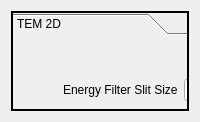
      <widget class="QWidget" name="tem2D">
       <layout class="QGridLayout" name="gridLayout_14">
        <item row="0" column="0">
         <widget class="QToolBox" name="tem2D_Toolbox">
          <property name="frameShape">
           <enum>QFrame::WinPanel</enum>
          </property>
          <property name="lineWidth">
           <number>5</number>
          </property>
          <property name="currentIndex">
           <number>0</number>
          </property>
          <widget class="QWidget" name="page_8">
           <property name="geometry">
            <rect>
             <x>0</x>
             <y>0</y>
             <width>98</width>
             <height>28</height>
            </rect>
           </property>
           <attribute name="label">
            <string>TEM 2D</string>
           </attribute>
           <widget class="QWidget" name="layoutWidget">
            <property name="geometry">
             <rect>
              <x>50</x>
              <y>30</y>
              <width>261</width>
              <height>111</height>
             </rect>
            </property>
            <layout class="QGridLayout" name="gridLayout_15">
             <item row="0" column="0">
              <widget class="QLabel" name="EnergyFilterSlitSize_TEM2D_2">
               <property name="text">
                <string>Energy Filter Slit Size</string>
               </property>
              </widget>
             </item>
             <item row="0" column="2">
              <widget class="QLabel" name="EnergyFilterSlitSize_Measurement_TEM2D_2">
               <property name="text">
                <string>eV</string>
               </property>
              </widget>
             </item>
             <item row="1" column="0">
              <widget class="QLabel" name="Voltage_TEM2D_2">
               <property name="text">
                <string>Voltage</string>
               </property>
              </widget>
             </item>
             <item row="1" column="1">
              <widget class="QLineEdit" name="Voltage_Text_TEM2D_2">
               <property name="text">
                <string>300</string>
               </property>
              </widget>
             </item>
             <item row="1" column="2">
              <widget class="QLabel" name="Voltage_Measurement_TEM2D_2">
               <property name="text">
                <string>kV</string>
               </property>
              </widget>
             </item>
             <item row="2" column="0">
              <widget class="QLabel" name="CsValue_TEM2D_2">
               <property name="text">
                <string>Cs Value</string>
               </property>
              </widget>
             </item>
             <item row="2" column="1">
              <widget class="QLineEdit" name="CsValue_Text_TEM2D_2"/>
             </item>
             <item row="2" column="2">
              <widget class="QLabel" name="CsValue_Measurement_TEM2D_2">
               <property name="text">
                <string>mm</string>
               </property>
              </widget>
             </item>
             <item row="0" column="1">
              <widget class="QLineEdit" name="EnergyFilterSlitSize_Text_TEM2D_2">
               <property name="inputMask">
                <string/>
               </property>
               <property name="text">
                <string>25</string>
               </property>
              </widget>
             </item>
            </layout>
           </widget>
          </widget>
         </widget>
        </item>
       </layout>
      </widget>
